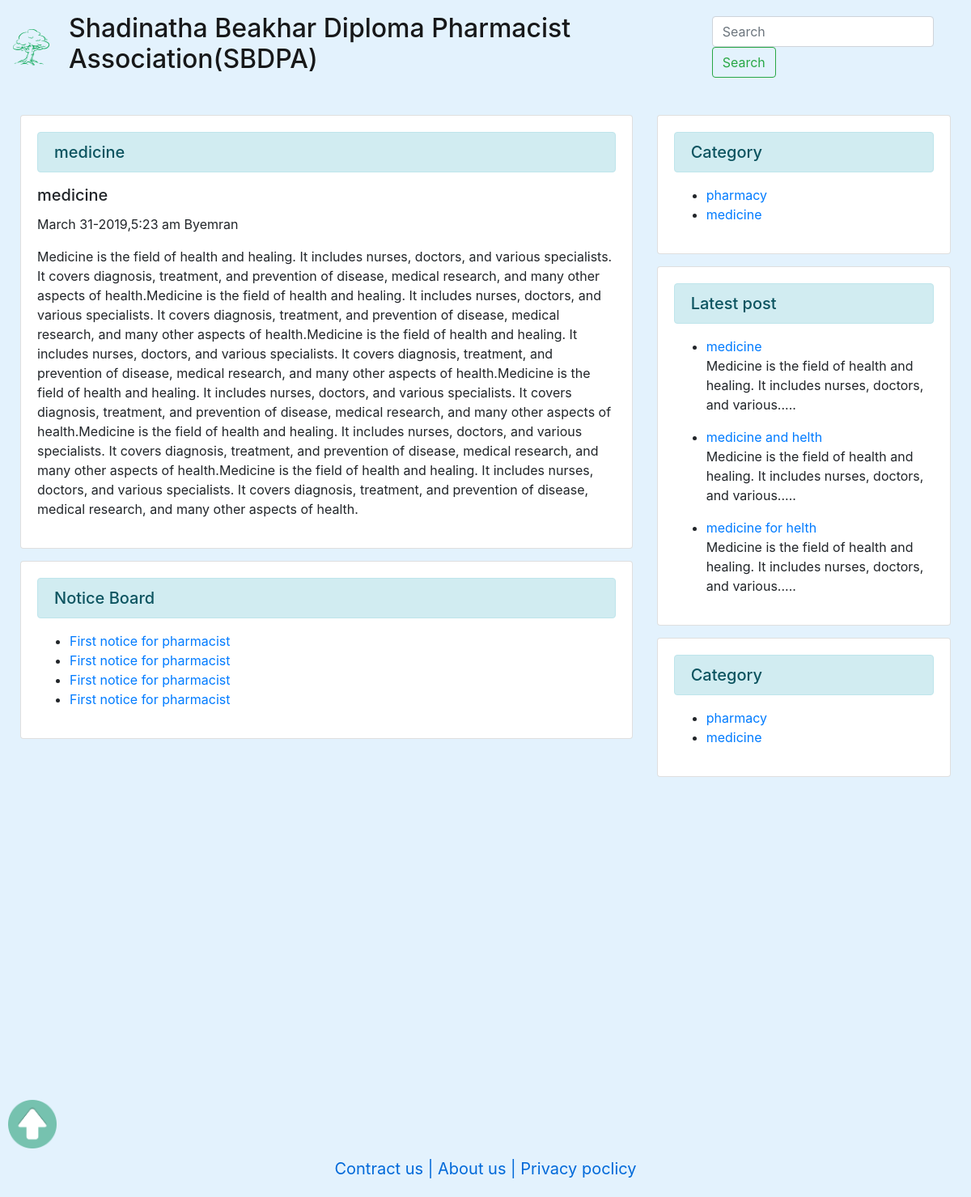
/post.php?id=2, run on the app's committed database.
### tables this page shows
CREATE TABLE `tbl_post` (
  `id` int(11) NOT NULL,
  `cat` int(11) NOT NULL,
  `title` varchar(255) NOT NULL,
  `body` text NOT NULL,
  `author` varchar(50) NOT NULL,
  `tags` varchar(255) NOT NULL,
  `date` timestamp NOT NULL DEFAULT CURRENT_TIMESTAMP
);

CREATE TABLE `tbl_cat` (
  `id` int(11) NOT NULL,
  `name` varchar(60) NOT NULL
);

### database.php (called while the page is built, shortened)
<?php
Class Database{
	public $host   = DB_HOST;
	public $user   = DB_USER;
	public $pass   = DB_PASS;
	public $dbname = DB_NAME;
	public $link;
	private function connectDB(){
	$this->link = new mysqli($this->host, $this->user, $this->pass, $this->dbname);
 }
	public function select($query){
		$result = $this->link->query($query) or die($this->link->error.__LINE__);
		if($result->num_rows > 0){
			return $result;
		} else {
			return false;
		}
	}
}

### format.php (called while the page is built, shortened)
<?php
	class format{
		public function formatDate($date){
 			return date('F j-Y,g:i a',strtotime($date));
		}
		public function textShorten($text,$limit=1300){
			$text=$text." ";
			$text=substr($text,0,$limit);
			$text=substr($text,0,strrpos($text,' '));
			$text=$text.".....";
			return $text;
		}
	}
?>

### siderbar.php (the view)
<div class="col-sm-4 two-colum-second">
	<div class="card w-95 card-margin">
	<div class="card-body">
	<div class="alert alert-info" role="alert">
		<h5 class="card-title card-text">Category</h5>
	</div>
	<ul>
		<?php
		 $query="select * from tbl_cat";
		 $category=$db->select($query);
			if($category){
				while($result=$category->fetch_assoc()){
		 ?>
		<li><a href="posts.php?category=<?php echo $result['id']; ?>"><?php echo $result['name']; ?></a></li>
		<?php } }else {?>
		<li>No Category created</li>
		<?php } ?>
	</ul>
	</div>
	</div>
	<div class="card w-95 card-margin">
	<div class="card-body">
	<div class="alert alert-info" role="alert">
		<h5 class="card-title card-text">Latest post</h5>
	</div>
	<ul>
		<?php
		 $query="select * from tbl_post limit 7";
		 $category=$db->select($query);
			if($category){
				while($result=$category->fetch_assoc()){
		 ?>
		<li><a href="post.php?id=<?php echo $result['id']; ?>"><?php echo $result['title']; ?></a></li>
		<?php echo $fm->textShorten($result['body'],100); ?>
		<?php } }?>
	</ul>
	</div>
  </div>
  <div class="card w-95 card-margin">
	<div class="card-body">
	<div class="alert alert-info" role="alert">
		<h5 class="card-title card-text">Category</h5>
	</div>
	<ul>
		<?php
		 $query="select * from tbl_cat";
		 $category=$db->select($query);
			if($category){
				while($result=$category->fetch_assoc()){
		 ?>
		<li><a href="posts.php?category=<?php echo $result['id']; ?>"><?php echo $result['name']; ?></a></li>
		<?php } }else {?>
		<li>No Category created</li>
		<?php } ?>
	</ul>
	</div>
	</div>

### post.php
<?php include "header.php" ?>
<?php
	if (!isset($_GET['id']) || $_GET['id']==NULL) {
		header("Location:404.php");
	}else{
		$id=$_GET['id'];
	}
 ?>
<div class="row two-colum-row navbar-light " style="background-color: #e3f2fd;">
  <div class="col-sm-8 two-colum-first ">
	<div class="card w-90 card-margin">
		<?php
		 $query="select * from tbl_post where id=$id";
		 $post=$db->select($query);
			if($post){
				while($result=$post->fetch_assoc()){
		 ?>
	<div class="card-body">
	<div class="alert alert-info" role="alert">
		<h5 class="card-title card-text"><?php echo $result['title']; ?></h5>
	</div>
	<h5 class="card-title"><?php echo $result['title']; ?></h5>
	<p><?php echo $fm->formatDate($result['date']);?>&nbsp;By<?php echo  $result['author']; ?></p>
	<p class="card-text"><?php echo $result['body']; ?></p>
	</div>
	<?php } ?>
	<?php }else {header("Location:404.php");} ?>
	</div>
	<?php include "notice.php" ?>
  </div>
  <?php include "siderbar.php" ?>
</div>
<?php include "footer.php" ?>

### css/myStyle.css (style rules this page uses)
.two-colum-row { margin: 0px; padding:10px; }
.two-colum-first { padding-top: 15px; padding-bottom:5px; }
.two-colum-second { padding-top: 15px; padding-bottom:5px; }
.card-margin { margin-bottom:15px; }

### data on the page
tbl_post: title "medicine", date "March 31-2019,5:23 am", author "emran", body "Medicine is the field of health and healing. It includes nurses, doctors, and various specialists. It covers diagnosis, treatment, and prevention of disease, medical research, and many other aspects of health. Medicine is the field of health and healing. It includes nurses, doctors, and various specialists. It covers diagnosis, treatment, and prevention of disease, medical research, and many other aspects of health. Medicine is the field of health and healing. It includes nurses, doctors, and various specialists. It covers diagnosis, treatment, and prevention of disease, medical research, and many other aspects of health. Medicine is the field of health and healing. It includes nurses,…", body "Medicine is the field of health and healing. It includes nurses, doctors, and various....."
tbl_cat: name "pharmacy"
tbl_cat: name "medicine"
tbl_post: title "medicine and helth", body "Medicine is the field of health and healing. It includes nurses, doctors, and various....."
tbl_post: title "medicine for helth", body "Medicine is the field of health and healing. It includes nurses, doctors, and various....."
